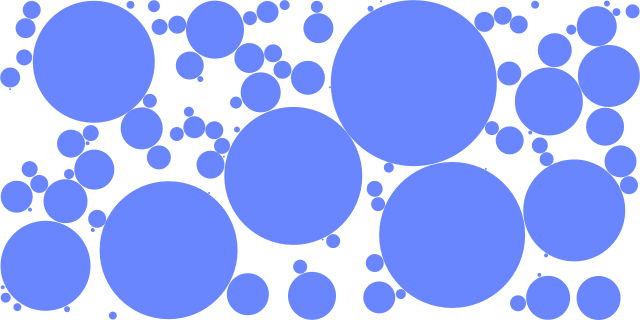
Frame 1 (no input)
Frame 60 (the mouse pressed at the canvas centre just before this capture): identical to frame 1, image omitted
Frame 120 (the mouse held since frame 60 and released just before this capture): identical to frame 1, image omitted

The Processing sketch that drew this single still picture (run headless with seeded random() and noise(); from frame 60 on, the mouse is pressed at the canvas centre):

// Processing sketch: CircleDistribution
// ── CircleDistribution.pde
Circle[] circles;

void setup() {
  size(640, 320);

  circles = new Circle[100];
  for (int i = 0; i < circles.length; i++) {
    PVector pos = new PVector(random(width), random(height));
    float radius = 0;

    boolean loop = true;
    while (loop) {
      radius++;

      if (pos.x-radius <= 0 || pos.x+radius >= width || pos.y-radius <= 0 || pos.y+radius >= height) {
        loop = false;
        radius--;
        break;
      }

      for (int j = 0; j < i; j++) {
        if (dist(pos.x, pos.y, circles[j].pos.x, circles[j].pos.y) <= circles[j].radius) {
          pos = new PVector(random(radius, width-radius), random(radius, height-radius));
          radius--;
          break;
        }

        if (dist(pos.x, pos.y, circles[j].pos.x, circles[j].pos.y) <= radius+circles[j].radius) {
          if (radius == 1)
            pos = new PVector(random(radius, width-radius), random(radius, height-radius));
          else {
            loop = false;
            radius--;
            break;
          }
        }
      }
    }

    circles[i] = new Circle(pos, radius);
  }
}

void draw() {
  background(255);
  for (int i = 0; i < circles.length; i++)
    circles[i].display();
}

// ── Circle.pde
class Circle {
  PVector pos;
  float radius;

  Circle(PVector p, float r) {
    pos = p;
    radius = r;
  }

  void display() {
    fill(0, 50, 255, 150);
    noStroke();

    ellipse(pos.x, pos.y, radius*2, radius*2);
  }
}
